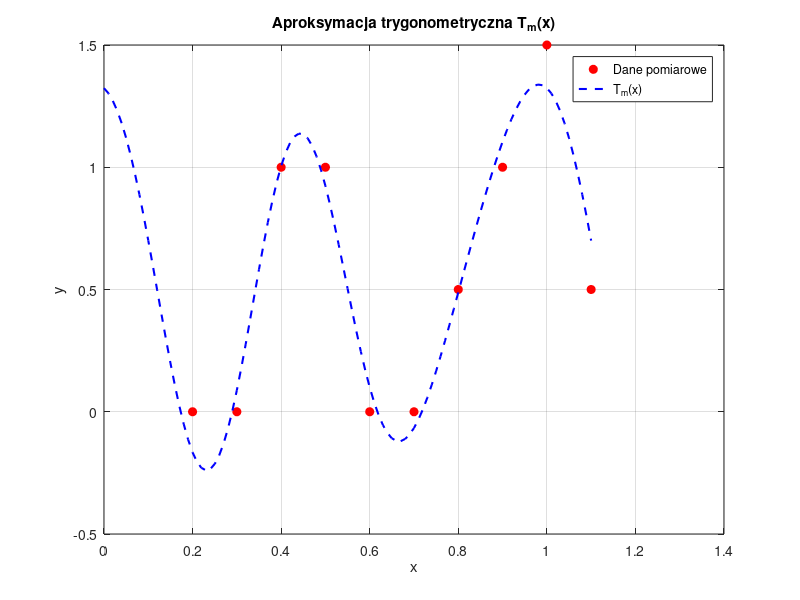

Here is the MATLAB script that generated this plot:
close all
clear
clc

%  Dane 
dane = [
0.2 0
0.3 0
0.4 1
0.5 1
0.6 0
0.7 0
0.8 0.5
0.9 1
1.0 1.5
1.1 0.5];

x = dane(:,1);
y = dane(:,2);

n = length(x) - 1;
h = 0.1;
l = ((n+1)*h)/2;   % pół długości przedziału
c = pi / l;        % współczynnik skali dla x

%  Współczynniki 
a0 = 1/(n+1)*sum(y);

a1 = 2/(n+1)*sum(y .* cos(1*c*x));
a2 = 2/(n+1)*sum(y .* cos(2*c*x));
a3 = 2/(n+1)*sum(y .* cos(3*c*x));


b1 = 2/(n+1)*sum(y .* sin(1*c*x));
b2 = 2/(n+1)*sum(y .* sin(2*c*x));
b3 = 2/(n+1)*sum(y .* sin(3*c*x));


%  Aproksymacja 
xd = 0:0.01:max(x);
yd = a0 ...
   + a1*cos(1*c*xd) + b1*sin(1*c*xd) ...
   + a2*cos(2*c*xd) + b2*sin(2*c*xd) ...
   + a3*cos(3*c*xd) + b3*sin(3*c*xd);


%  Wykres 
plot(x, y, 'or', 'MarkerFaceColor', 'r'); hold on;
plot(xd, yd, '--b', 'LineWidth', 1.5);
xlabel('x');
ylabel('y');
title('Aproksymacja trygonometryczna T_m(x)');
legend('Dane pomiarowe', 'T_m(x)', 'Location', 'best');
grid on;

% saveas(gcf,'zadanie_6.png')